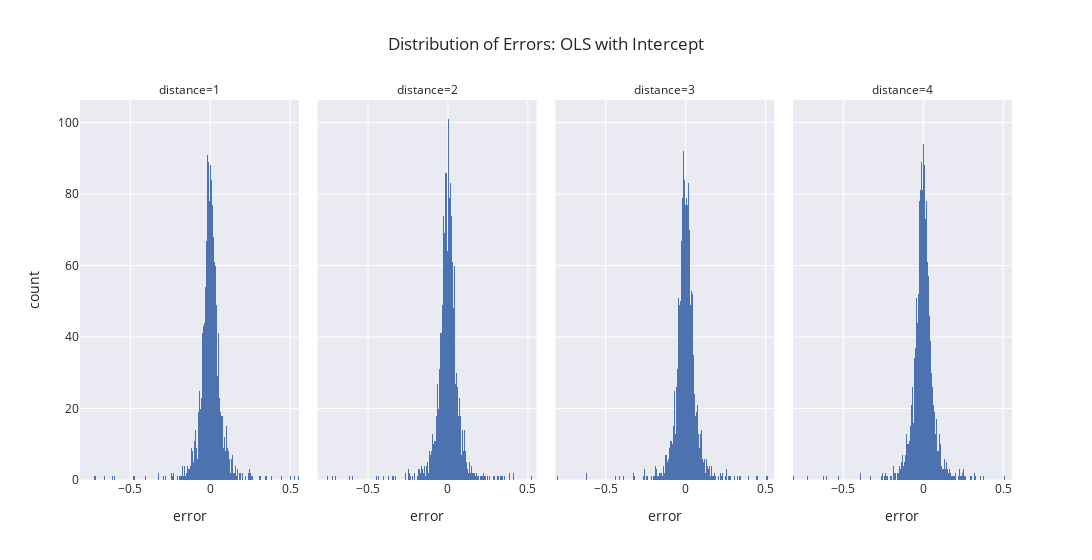

The code cell stored with this chart in its notebook:
### Markdown cell above
## OLS with Intercept

### Code cell
df_errors, last_summary = utils.get_errors(df_data)
fig = utils.px.histogram(df_errors, "error", title="Distribution of Errors: OLS with Intercept", facet_col="distance")
fig.update_layout(width=1400)
fig.show()
print(last_summary)

### Figure 1 — Plotly figure (JSON) as saved in the notebook; plotly's stock layout.template omitted (floating-point values rounded to 4 significant figures; data arrays with more than 128 entries replaced by an {"elided": "..."} marker saying what was removed)
{"data": [{"alignmentgroup": "True", "bingroup": "x", "hovertemplate": "distance=1<br>error=%{x}<br>count=%{y}<extra></extra>", "legendgroup": "", "marker": {"color": "rgb(76,114,176)"}, "name": "", "offsetgroup": "", "orientation": "v", "showlegend": false, "type": "histogram", "x": {"elided": "1848 float values"}, "xaxis": "x", "yaxis": "y"}, {"alignmentgroup": "True", "bingroup": "x", "hovertemplate": "distance=2<br>error=%{x}<br>count=%{y}<extra></extra>", "legendgroup": "", "marker": {"color": "rgb(76,114,176)"}, "name": "", "offsetgroup": "", "orientation": "v", "showlegend": false, "type": "histogram", "x": {"elided": "1848 float values"}, "xaxis": "x2", "yaxis": "y2"}, {"alignmentgroup": "True", "bingroup": "x", "hovertemplate": "distance=3<br>error=%{x}<br>count=%{y}<extra></extra>", "legendgroup": "", "marker": {"color": "rgb(76,114,176)"}, "name": "", "offsetgroup": "", "orientation": "v", "showlegend": false, "type": "histogram", "x": {"elided": "1848 float values"}, "xaxis": "x3", "yaxis": "y3"}, {"alignmentgroup": "True", "bingroup": "x", "hovertemplate": "distance=4<br>error=%{x}<br>count=%{y}<extra></extra>", "legendgroup": "", "marker": {"color": "rgb(76,114,176)"}, "name": "", "offsetgroup": "", "orientation": "v", "showlegend": false, "type": "histogram", "x": {"elided": "1848 float values"}, "xaxis": "x4", "yaxis": "y4"}], "layout": {"annotations": [{"font": {}, "showarrow": false, "text": "distance=1", "x": 0.1175, "xanchor": "center", "xref": "paper", "y": 1, "yanchor": "bottom", "yref": "paper"}, {"font": {}, "showarrow": false, "text": "distance=2", "x": 0.3725, "xanchor": "center", "xref": "paper", "y": 1, "yanchor": "bottom", "yref": "paper"}, {"font": {}, "showarrow": false, "text": "distance=3", "x": 0.6275, "xanchor": "center", "xref": "paper", "y": 1, "yanchor": "bottom", "yref": "paper"}, {"font": {}, "showarrow": false, "text": "distance=4", "x": 0.8825, "xanchor": "center", "xref": "paper", "y": 1, "yanchor": "bottom", "yref": "paper"}], "barmode": "relative", "legend": {"tracegroupgap": 0}, "title": {"text": "Distribution of Errors: OLS with Intercept"}, "width": 1400, "xaxis": {"anchor": "y", "domain": [0, 0.235], "title": {"text": "error"}}, "xaxis2": {"anchor": "y2", "domain": [0.255, 0.49], "matches": "x", "title": {"text": "error"}}, "xaxis3": {"anchor": "y3", "domain": [0.51, 0.745], "matches": "x", "title": {"text": "error"}}, "xaxis4": {"anchor": "y4", "domain": [0.765, 1.0], "matches": "x", "title": {"text": "error"}}, "yaxis": {"anchor": "x", "domain": [0, 1], "title": {"text": "count"}}, "yaxis2": {"anchor": "x2", "domain": [0, 1], "matches": "y", "showticklabels": false}, "yaxis3": {"anchor": "x3", "domain": [0, 1], "matches": "y", "showticklabels": false}, "yaxis4": {"anchor": "x4", "domain": [0, 1], "matches": "y", "showticklabels": false}}}
